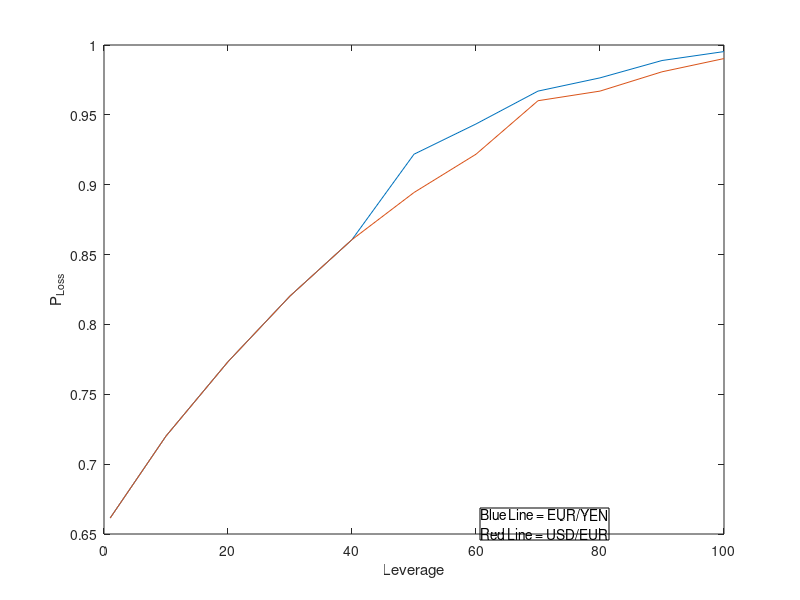

The MATLAB script that drew this image:
x = [1 10 20 30 40 50 60 70 80 90 100];
y1_EUR_Yen = [0.661465 0.720089 0.773314 0.820318 0.860693 0.92183 0.943485 0.967005 0.976479 0.988898 0.995296];
y2_USD_EUR = [0.661465 0.720089 0.773314 0.820318 0.860693 0.894424 0.92183 0.960121 0.967005 0.98082 0.990293];

figure('Name','Leverage to P_loss')
plot(x , y1_EUR_Yen);
hold on
plot(x , y2_USD_EUR);
hold off
xlabel('Leverage')
ylabel('P_L_o_s_s')
%hline = refline([0 0]);
%hline.Color = 'r';
dim = [.6 .1 .2 .2];
str = 'Blue Line = EUR/YEN';
str = [str newline 'Red Line = USD/EUR'];
annotation('textbox',dim,'String',str,'FitBoxToText','on');